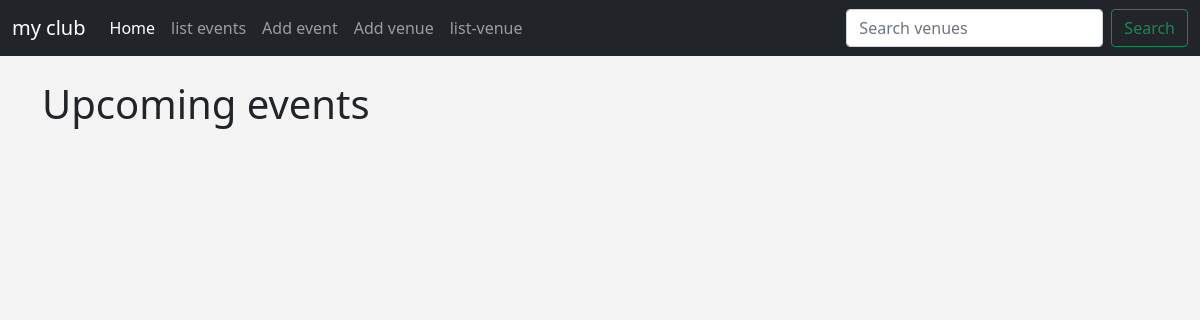
Page /events/ on the earlier database version.
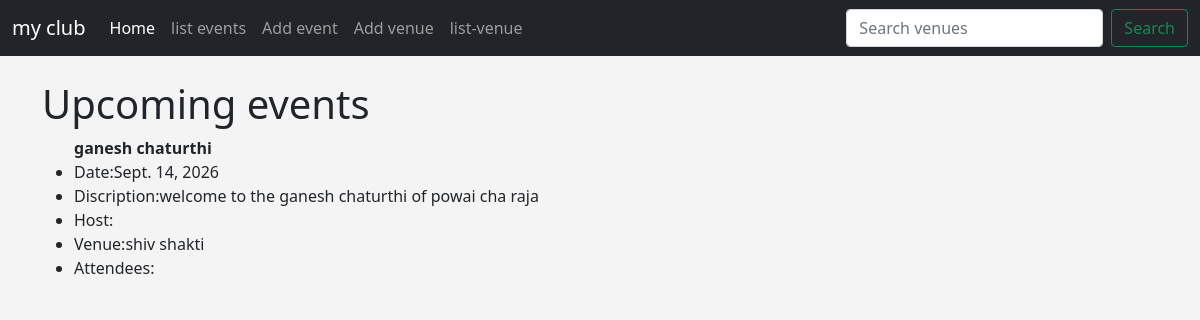
Same page on the later database version.
### events/models.py (models this page shows, shortened)
class Event(models.Model):
    name = models.CharField('event title',max_length=200)
    description = models.TextField(blank=True,null=True)
    manager = models.ForeignKey(User,blank=True,null=True,on_delete=models.SET_NULL)
    event_date = models.DateField("event date")
    venue = models.ForeignKey(Venue,blank=True,null=True, on_delete=models.CASCADE)
    attendees = models.ManyToManyField(MyClubUser, blank=True)

class Venue(models.Model):
    name = models.CharField('venue name',max_length=50)
    address = models.CharField(max_length=200)
    city = models.CharField(max_length=50)
    state = models.CharField(max_length=50,blank=True)
    zip_code = models.CharField(max_length=10,blank=True)
    phone = models.CharField(max_length=20,blank=True)
    website = models.URLField(max_length=200,blank=True)
    def __str__(self):
        return self.name

### events/views.py (the view)
# urls.py: path('events/', views.all_events, name='list_events'),
def all_events(request):
  event_list = Event.objects.all()
  return render(request, 'events/event_list.html',
                {'event_list':event_list})

### events/templates/events/event_list.html (shortened to what this page needs)
{% extends 'events/base.html' %}
{% block content %}
<h1>Upcoming events</h1>
<ul>
    {% for event in event_list %}
        <strong> {{ event.name }} </strong>
        <li>Date:{{ event.event_date }}</li>
        <li>Discription:{{ event.description }}</li>
        <li>Host:{{ event.host }}</li>
        <li>Venue:{{ event.venue }}</li>
        <li>Attendees:
        </li>
    {% endfor %}
</ul>
{% endblock %}

Differences in the rows shown:
added Event: name "ganesh chaturthi", event_date "Sept. 14, 2026", description "welcome to the ganesh chaturthi of powai cha raja", venue "shiv shakti"
